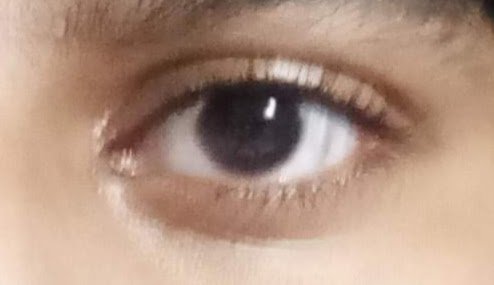
#> input picture ver_4/test2.jpg, 494 x 285 px
$ python hough-method.py
#> lines starting #> are read from the running program, lines starting #| are printed output that depends on the picture; after the words box and inside, x2 and y2 are one past the last pixel; in counts of white or black regions, pixels touching at a corner belong together
import cv2
import numpy as np
import os

d = os.getcwd()
os.system('cd '+d)

kernel = np.array([[0, -1, 0],
                   [-1, 5,-1],
                   [0, -1, 0]])

img = cv2.imread('test2.jpg')
#> img is the input picture: shape (285, 494, 3); mean B, G, R 129.9, 147.8, 178
# img = cv2.filter2D(img, -1, kernel)
cv2.namedWindow('img')
gray_eye = cv2.cvtColor(img, cv2.COLOR_BGR2GRAY)
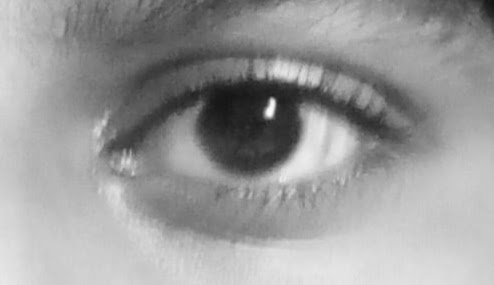
#> gray_eye: shape (285, 494); min 19, max 252, mean 154.8
_, thr = cv2.threshold(gray_eye, 70, 255, cv2.THRESH_BINARY_INV)
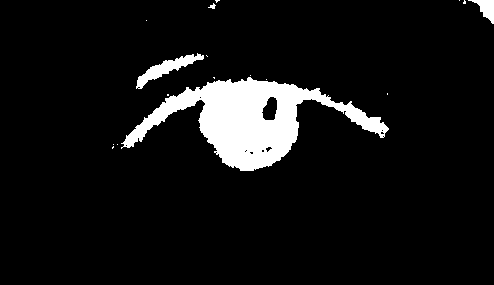
#> thr: shape (285, 494); 7.5% white; 17 white regions (13 under 20 px), largest, box (x1, y1, x2, y2) and area: (121, 77, 389, 171) 9538, (136, 53, 204, 89) 704, (468, 0, 494, 24) 286, (208, 3, 216, 9) 24
thr = cv2.dilate(thr, None, iterations=10)
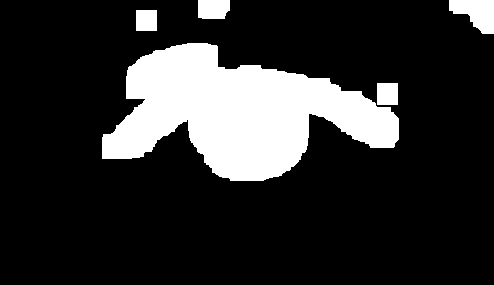
#> thr: shape (285, 494); 18% white; 5 white regions, box (x1, y1, x2, y2) and area: (102, 43, 399, 181) 22834, (449, 0, 494, 34) 1019, (198, 0, 230, 19) 572, (377, 83, 398, 105) 462, (136, 10, 157, 31) 441
thr = cv2.erode(thr, None, iterations=6)
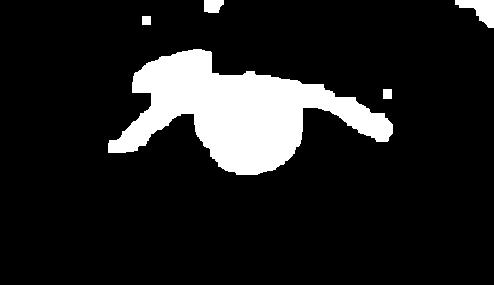
#> thr: shape (285, 494); 12.5% white; 5 white regions, box (x1, y1, x2, y2) and area: (108, 49, 393, 175) 16606, (455, 0, 494, 28) 581, (204, 0, 224, 13) 224, (383, 89, 392, 99) 90, (142, 16, 151, 25) 81
thr = cv2.blur(thr, (12, 12), 0)
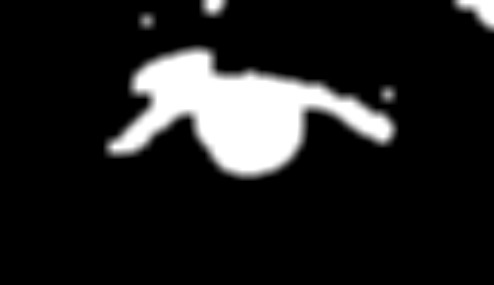
#> thr: shape (285, 494); min 0, max 255, mean 31.9
# thr = cv2.dilate(thr, None, iterations=9)

edged = cv2.Canny(thr, 79, 200)
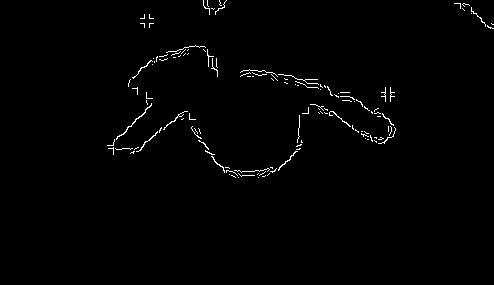
#> edged: shape (285, 494); 1% white in thin lines or dots, all inside (x1, y1, x2, y2) = (107, 0, 494, 178)
circles = cv2.HoughCircles(edged,cv2.HOUGH_GRADIENT,1,20,
                            param1=50,param2=30,minRadius=0)
#> circles = [[244.5, 109.5, 64.1]]

if circles is not None:
	circles = np.round(circles[0, :]).astype("int")
#> circles = [[244, 110, 64]]
	for (x, y, r) in circles:
		cv2.circle(img, (x, y), r, (0, 255, 0), 4)
		cv2.rectangle(img, (x - 5, y - 5), (x + 5, y + 5), (0, 128, 255), -1)
#> this loop made 1 pass
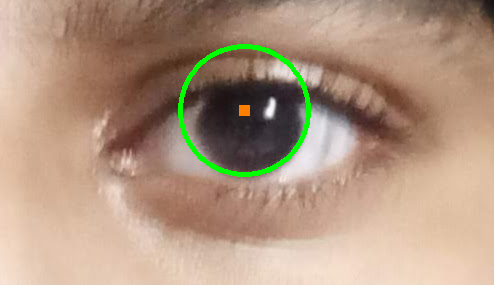
#> img: shape (285, 494, 3); 1.5% of pixels changed, all inside (x1, y1, x2, y2) = (178, 44, 311, 177)

cv2.imshow('thr', thr)
cv2.imshow('edged', edged)
cv2.imshow('img', img)
cv2.imwrite('thr.png', thr)
cv2.waitKey(0)
cv2.destroyAllWindows()
